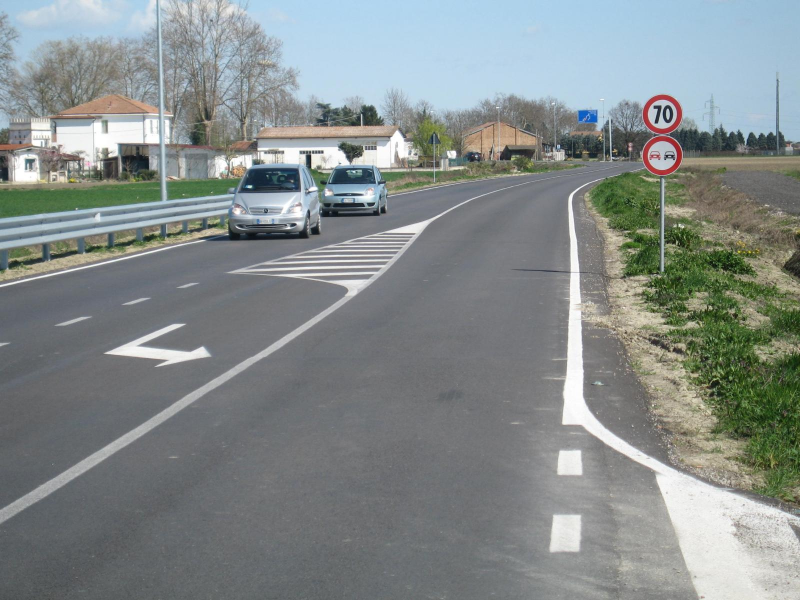
%> input picture road.jpg, 1600 x 1200 px (shown at 1/2 size)
$ octave itti_model_demo.m   (GNU Octave 9; MATLAB toolbox functions it lacks are replaced by stand-ins)
%> lines starting %> are read from the running program, lines starting %| are printed output that depends on the picture
### channels.m
function [I,R,G,B,Y] = channels(input)
%[I,R,G,B,Y] = channels(input)
% produces the intensity I map and the R,G,B and Y channels of the input
% image

% Reference: Itti, L., C. Koch, e E. Niebur. «A model of saliency-based
% visual attention for rapid scene analysis». IEEE Transactions on Pattern
% Analysis and Machine Intelligence 20, n. 11 (novembre 1998): 1254–59.
% https://doi.org/10.1109/34.730558.

% Code Author: Osvaldo Pulpito
% Email: osvaldopulpito@gmail.com
% Date: 19/10/2021

I = (input(:,:,1)+input(:,:,2)+input(:,:,3))/3;
maxI = max(I(:));
r = (I>maxI/10).*input(:,:,1)./I;
g = (I>maxI/10).*input(:,:,2)./I;
b = (I>maxI/10).*input(:,:,3)./I;
R = r-(g+b)/2;
R = R.*(R>0);
G = g-(r+b)/2;
G = G.*(G>0);
B = b-(r+g)/2;
B = B.*(B>0);
Y = (r+g)/2-abs(r-g)/2-b;
Y = Y.*(Y>0);
end

### gaussianPyramid.m
function output = gaussianPyramid(input,l)
% output = gaussianPyramid(input,l)
% compute the l-th level gassian pyramid of the input, where l=0 is the
% base image, l=1 is the first reduction, etc...

% Code Author: Osvaldo Pulpito
% Email: osvaldopulpito@gmail.com
% Date: 19/10/2021

output{1} = input;
for i=1:l-1
    output{i+1} = impyramid(output{i},'reduce');
end

### gaussianCenterSurround.m
function output = gaussianCenterSurround(input1,input2)
% output = gaussianCenterSurround(input1,input2)
% compute the gaussian pyramid based center-surround operation between the
% input1 and the input 2;
% the inputs must be of the same size

% Reference: Itti, L., C. Koch, e E. Niebur. «A model of saliency-based
% visual attention for rapid scene analysis». IEEE Transactions on Pattern
% Analysis and Machine Intelligence 20, n. 11 (novembre 1998): 1254–59.
% https://doi.org/10.1109/34.730558.

% Code Author: Osvaldo Pulpito
% Email: osvaldopulpito@gmail.com
% Date: 19/10/2021

center = gaussianPyramid(input1,4);
surround = gaussianPyramid(input2,8);
for c=2:4
    for delta=3:4
        centerSize = size(center{c},1,2);
        surroundResize = imresize(surround{c+delta},centerSize);
        output{2*c+delta-6} = abs(center{c}-surroundResize);
    end
end
end

### ittiSaliency.m
function [varargout] = ittiSaliency(input)
% [saliencyCoord,saliencyMap,conspI,conspC,conspOr,CSI,RG,BY,orientationMaps,I,R,G,B,Y] = ittiSaliency(image);
% Computes the all process described in the rerence article:
% 1. Devides the input image in I,R,G,B and Y channels as described in
%    par. 2.1
% 2. Computes the center-surround operation on the Intensity channel and
%    the RG and BY double opponencies as described in par 2.1
% 3. Computes the 4 orientation center-surround operation as described
%    in par 2.1
% 4. Produces the conspicuity maps of intensity, color and orientation
%    as described in par 2.2
% 5. Produces the saliency map as described in par 2.2
% 6. Extracts the saliency points with the Winner-Take-All and Inibition of
%    Return strategy proposed in par 2.2 - Note: This is just my
%    interpretation of the WTA section. It is not based on the leaky
%    integrate-and-fire neuron model. I could not find any implementation
%    of this kind of model. Please, let me know if it looks correct to you
%    or if you got any suggestion or if you have the correct version of the
%    model proposed by Itti et al.

% Reference: Itti, L., C. Koch, e E. Niebur. «A model of saliency-based
% visual attention for rapid scene analysis». IEEE Transactions on Pattern
% Analysis and Machine Intelligence 20, n. 11 (novembre 1998): 1254–59.
% https://doi.org/10.1109/34.730558.

% Code Author: Osvaldo Pulpito
% Email: osvaldopulpito@gmail.com
% Date: 19/10/2021

%% Channel division

[I,R,G,B,Y] = channels(input);

%% Center-Surround operation on the intensity channel

CSI = gaussianCenterSurround(I,I);

%% RG and BY opponency

RG = gaussianCenterSurround(R-G,G-R);
BY = gaussianCenterSurround(B-Y,Y-B);

%% orientation maps

orientationMaps = gaborCenterSurround(I,4);

%% Conspicuity maps

conspI = conspicuityInt(CSI,1);
conspC = conspicuityCol(RG,BY,1);
conspOr = conspicuityOr(orientationMaps,1);

%% Overall saliency map

saliencyMap = mixedConsp(conspI,conspC,conspOr,1);

%% A Winner-Take-All implementation

saliencyCoord = winnerTakeAll(saliencyMap,true);

%% Outputs
varargout{1} = saliencyCoord;
varargout{2} = saliencyMap;
varargout{3} = conspI;
varargout{4} = conspC;
varargout{5} = conspOr;
varargout{6} = CSI;
varargout{7} = RG;
varargout{8} = BY;
varargout{9} = orientationMaps;
varargout{10} = I;
varargout{11} = R;
varargout{12} = G;
varargout{13} = B;
varargout{14} = Y;

end

### gaborPyramid.m
function [outputMag, outputPhase] = gaborPyramid(input,l,nOfDir)
% [outputMag, outputPhase] = gaborPyramid(input,l,nOfDir)
% compute the l-th level gabor pyramid of the input, where l=0 is the
% base image, l=1 is the first reduction, etc... while nOfDir is the number
% of directions if interest equally dinstributed between 0 and 180°

% Code Author: Osvaldo Pulpito
% Email: osvaldopulpito@gmail.com
% Date: 19/10/2021

for j=1:nOfDir
    outputMag{j,1} = input;
    for i=1:l-1
        theta = round(180/nOfDir*(j-1));
        [mag, phase] = imgaborfilt(input,2^i,theta);
        outputMag{j,i+1} = mag;
        outputPhase{j,i+1} = phase;
    end
end
end

### gaborCenterSurround.m
function output = gaborCenterSurround(input,nOfDir)
% output = gaborCenterSurround(input,nOfDir)
% compute the gabor pyramid based center-surround operation of the input in
% nOfDir numbers of directions equally dinstributed between 0 and 180°

% Reference: Itti, L., C. Koch, e E. Niebur. «A model of saliency-based
% visual attention for rapid scene analysis». IEEE Transactions on Pattern
% Analysis and Machine Intelligence 20, n. 11 (novembre 1998): 1254–59.
% https://doi.org/10.1109/34.730558.

% Code Author: Osvaldo Pulpito
% Email: osvaldopulpito@gmail.com
% Date: 19/10/2021

[surroundMag, surroundPhase] = gaborPyramid(input,8,nOfDir);
centerMag = surroundMag;
centerPhase =  surroundPhase;
for j=1:nOfDir
    for c=2:4
        for delta=3:4
            reCenter = centerMag{j,c}.*cos(centerPhase{j,c});
            imCenter = centerMag{j,c}.*sin(centerPhase{j,c});
            reSurround = surroundMag{j,c+delta}.*cos(surroundPhase{j,...
                c+delta});
            imSurround = surroundMag{j,c+delta}.*sin(surroundPhase{j,...
                c+delta});
            reOutput = reCenter-reSurround;
            imOutput = imCenter-imSurround;
            output{j,2*c+delta-6} = sqrt(reOutput.^2+imOutput.^2);
        end
    end
end
end

### itti_model_demo.m
clear; close all; clc;

% Reference: Itti, L., C. Koch, e E. Niebur. «A model of saliency-based
% visual attention for rapid scene analysis». IEEE Transactions on Pattern
% Analysis and Machine Intelligence 20, n. 11 (novembre 1998): 1254–59.
% https://doi.org/10.1109/34.730558.

% Code Author: Osvaldo Pulpito
% Email: osvaldopulpito@gmail.com
% Date: 19/10/2021

%% Image loading

image = double(imread('road.jpg'));
imsize = [480 640];
image = imresize(image,imsize);
%> image: size 480x640x3 double
image = (image-min(image(:)))/(max(image(:))-min(image(:)));

tic

[saliencyCoord,saliencyMap,conspI,conspC,conspOr,CSI,RG,BY,orientationMaps,I,R,G,B,Y] = ittiSaliency(image);
%> in channels, `I = (input(:,:,1)+input(:,:,2)+input(:,:,3))/3;`:
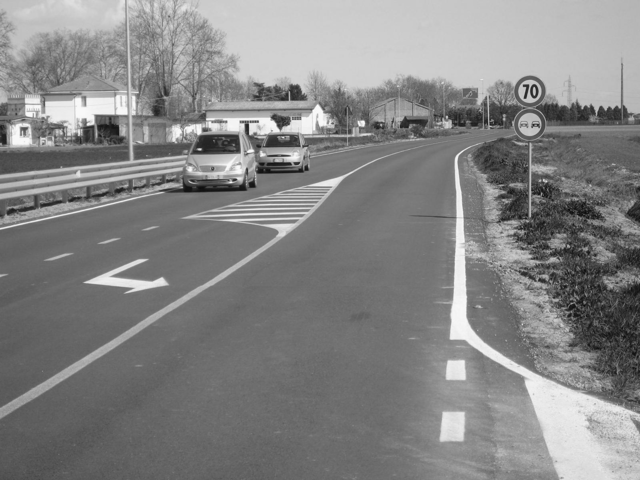
%> I: size 480x640 double; min 0.0482, max 0.99, mean 0.524
%> in channels, `maxI = max(I(:));`: maxI = 0.99
%> in channels, `r = (I>maxI/10).*input(:,:,1)./I;`:
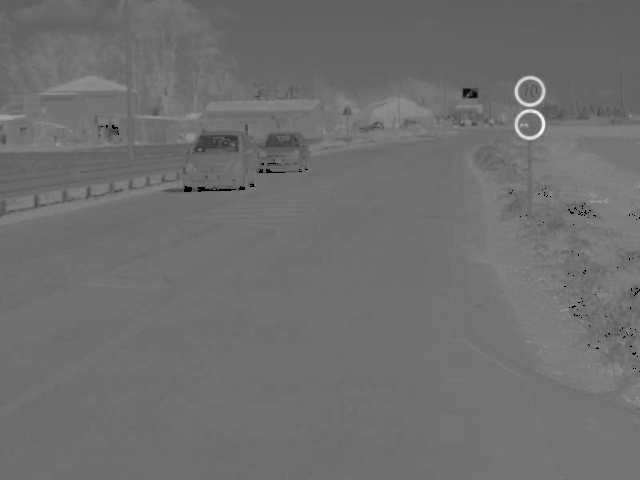
%> r: size 480x640 double; min 0, max 2.23, mean 0.972; drawn with min black and max white
%> in channels, `g = (I>maxI/10).*input(:,:,2)./I;`:
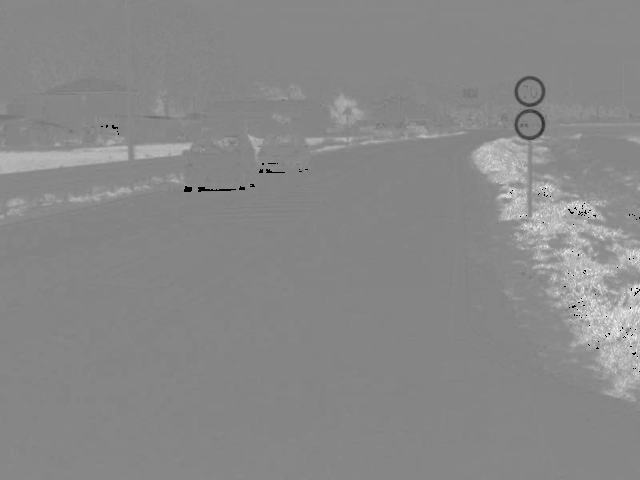
%> g: size 480x640 double; min 0, max 1.91, mean 1.03; drawn with min black and max white
%> in channels, `b = (I>maxI/10).*input(:,:,3)./I;`:
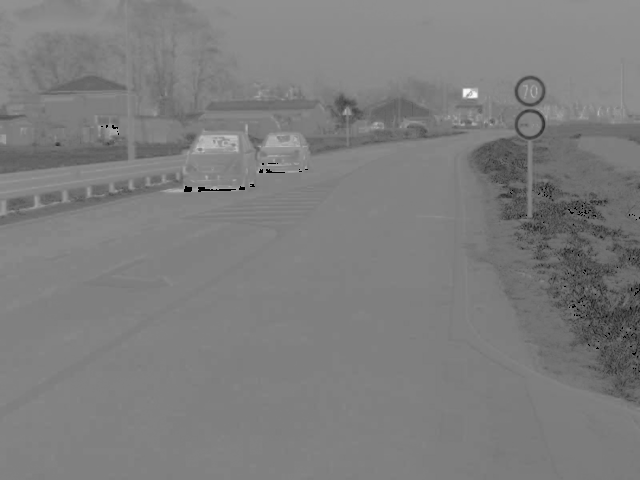
%> b: size 480x640 double; min 0, max 2.02, mean 0.998; drawn with min black and max white
%> in channels, `B = B.*(B>0);`:
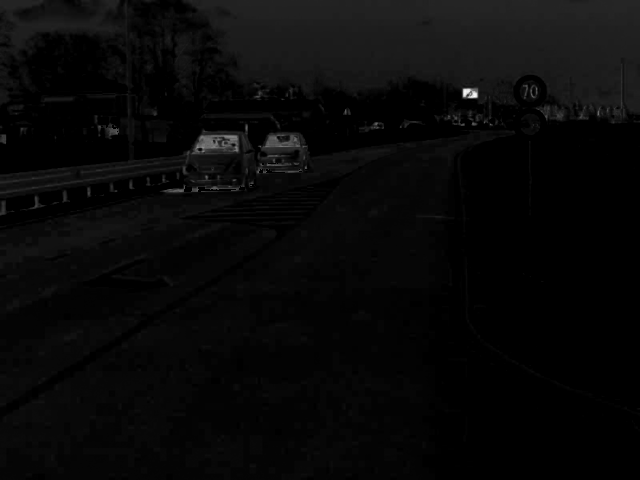
%> B: size 480x640 double; min 0, max 1.54, mean 0.0517; drawn with min black and max white
%> in channels, `Y = (r+g)/2-abs(r-g)/2-b;`:
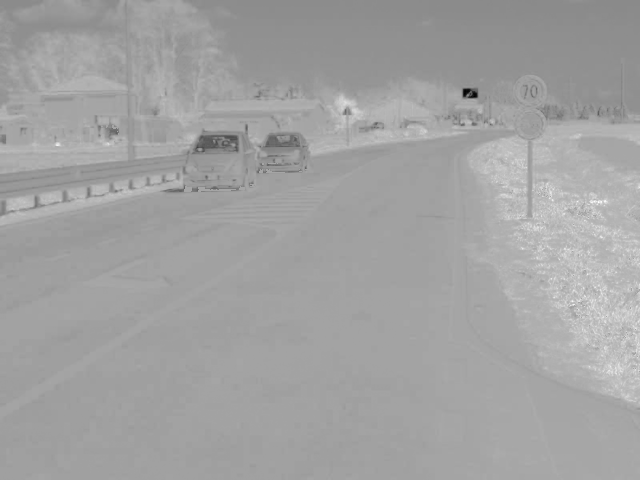
%> Y: size 480x640 double; min -1.97, max 1.07, mean -0.035; drawn with min black and max white
%> in channels, `Y = Y.*(Y>0);`:
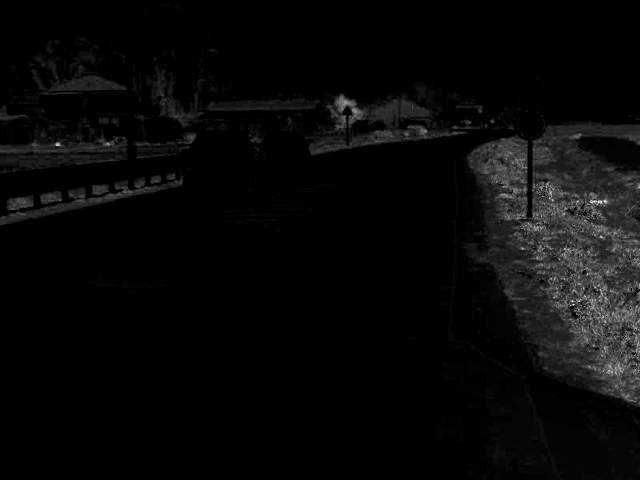
%> Y: size 480x640 double; min 0, max 1.07, mean 0.0372; drawn with min black and max white
%> after the loop in gaussianPyramid, `for i=1:l-1`: output = 4 items
%> in gaussianCenterSurround, `surround = gaussianPyramid(input2,8);`: surround = 8 items
%> after the loop in gaussianCenterSurround, `for c=2:4`: output = 6 items
%> the run ends on the next line

$ run again, with boat.jpg copied over road.jpg
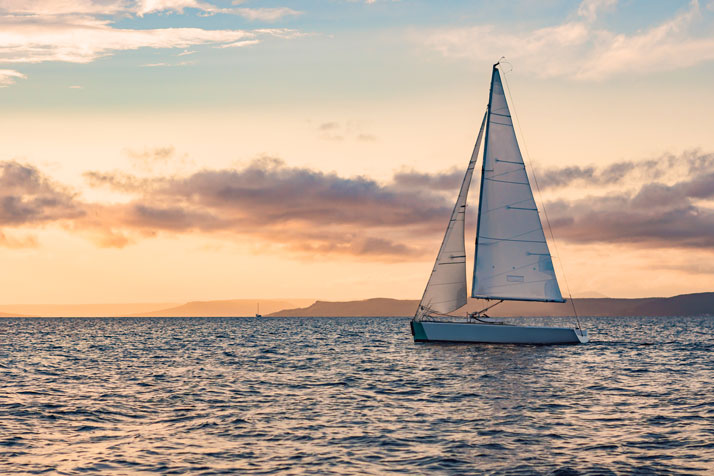
%> input picture boat.jpg, 714 x 476 px
%> in channels, `I = (input(:,:,1)+input(:,:,2)+input(:,:,3))/3;`:
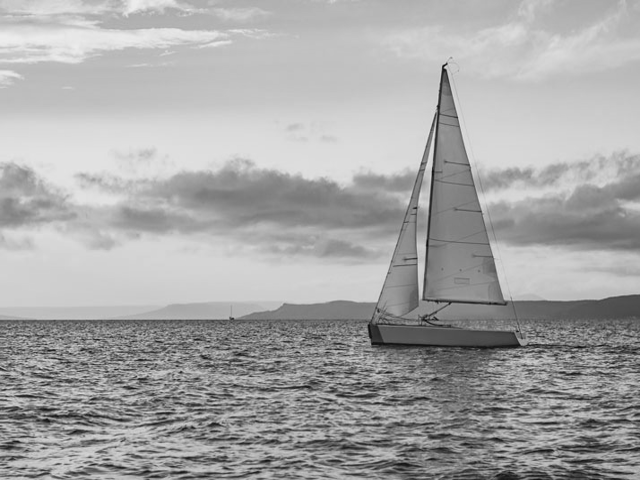
%> I: size 480x640 double; min 0.0461, max 0.93, mean 0.653
%> maxI = 0.93
%> in channels, `Y = Y.*(Y>0);`:
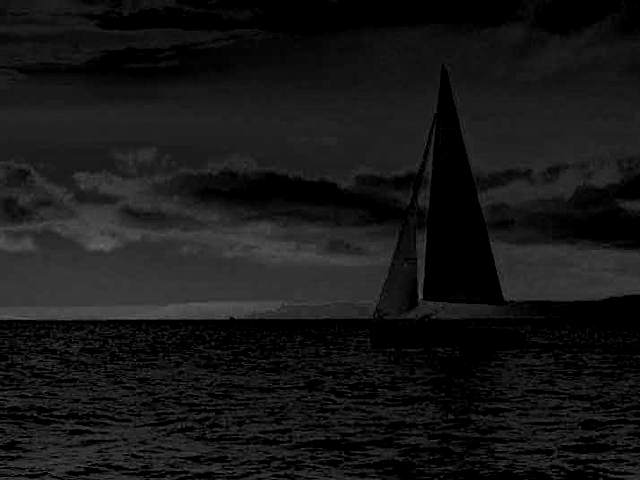
%> Y: size 480x640 double; min 0, max 0.411, mean 0.0906
%> after the loop in gaussianPyramid, `for i=1:l-1`: output = 4 items
%> surround = 8 items
%> after the loop in gaussianCenterSurround, `for c=2:4`: output = 6 items

$ run again, with bunny.png saved as road.jpg
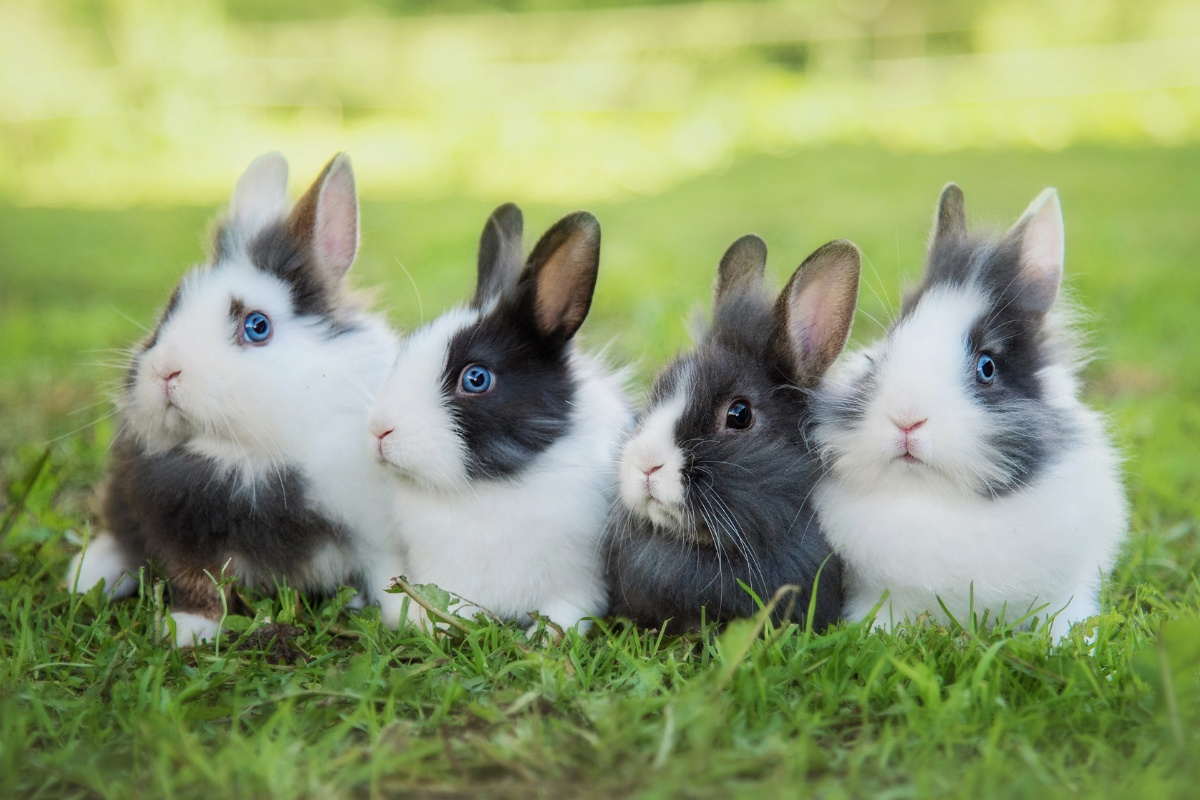
%> input picture bunny.png, 1200 x 800 px
%> in channels, `I = (input(:,:,1)+input(:,:,2)+input(:,:,3))/3;`:
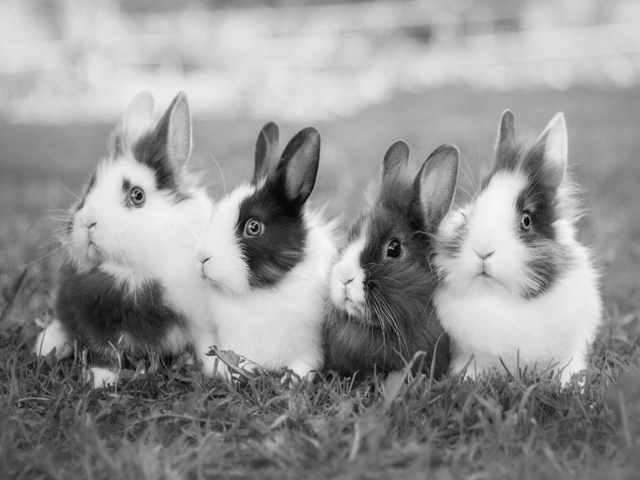
%> I: size 480x640 double; min 0.0165, max 0.972, mean 0.586
%> maxI = 0.972
%> in channels, `Y = Y.*(Y>0);`:
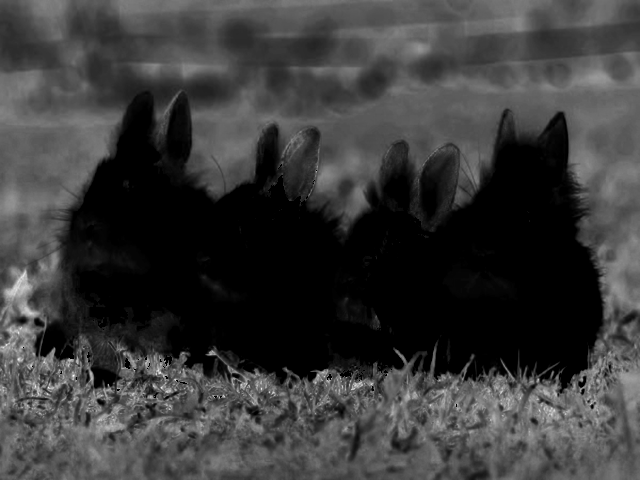
%> Y: size 480x640 double; min 0, max 1.17, mean 0.268; drawn with min black and max white
%> after the loop in gaussianPyramid, `for i=1:l-1`: output = 4 items
%> surround = 8 items
%> after the loop in gaussianCenterSurround, `for c=2:4`: output = 6 items
